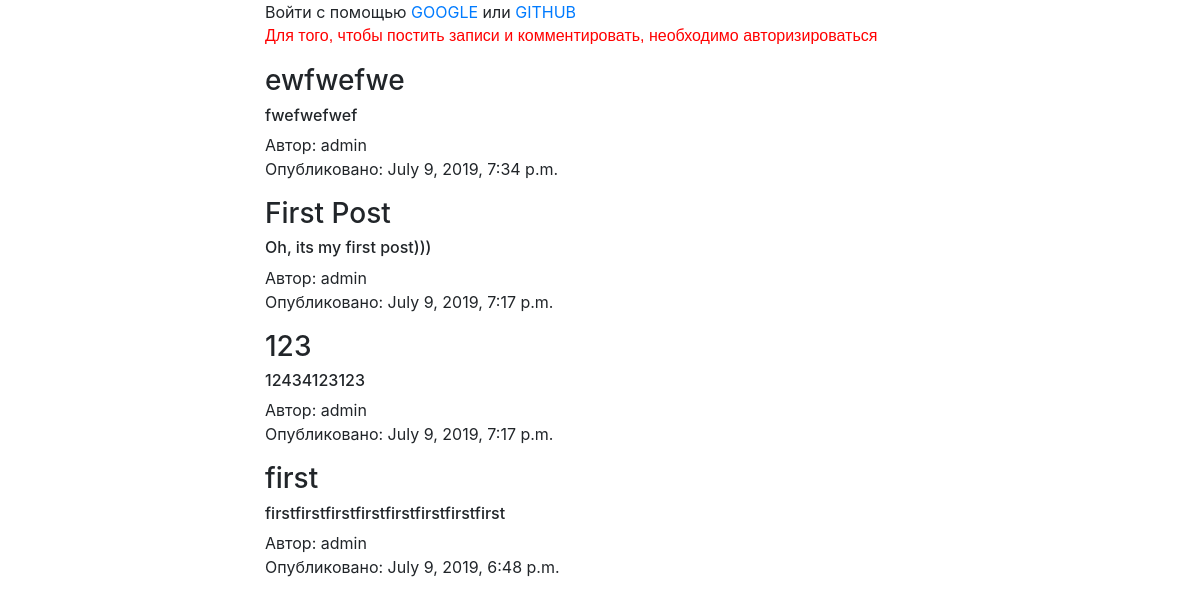
The page / on the database its author committed.
### post_comment/models.py (models this page shows, shortened)
class Post(models.Model):
	author=models.ForeignKey(User, on_delete=models.CASCADE)
	title=models.CharField(max_length=200)
	body=models.TextField()
	datetime=models.DateTimeField(auto_now_add=True)
	class Meta:
		ordering = ['-datetime']

### post_comment/views.py (the view)
# urls.py: path('', views.posts_list, name='posts_list'),
def posts_list(request):
	posts = Post.objects.all()
	form = PostForm()
	return render(request, 'blog/base.html', {'posts': posts, 'form':form})

### post_comment/templates/blog/base.html (shortened to what this page needs)
{% load static %}
<html lang="en">
<head>
    <link rel="stylesheet" href="https://stackpath.bootstrapcdn.com/bootstrap/4.3.1/css/bootstrap.min.css">
</head>
    <body>
<div class="container-fluid">
    <div class="row justify-content-center">
        <div class="col-7">
            <div class="row">
                <div class="col">
        {% if user.is_authenticated %}
             <p class="display-4">Привет, {{ user.username }} </p>
             <br>{{google.id}}
             <p>Если что, можешь <a href = "">выйти</a> отсюда </p>
                <div class="col">
                  {% if user.is_authenticated %}
                    {% for field in form %}
                        {% if forloop.first %}
                        <form action="{% url 'new_post' %}" method="post">
                        {% csrf_token %}
                        {% endif %}
                          <div class="form-group">
                            {% if field.errors %}
                              <div class="alert alert-danger">
                                {{ field.errors }}
                              </div>
                            {% endif %}
                            {{ field.label }}
                            {{ field }}
                          </div>
                          {% if forloop.last %}
                          <button type="submit" class="btn btn-primary">Отправить пост</button>
                          </form>
                          {% endif %}
                        {% endfor %}
                        {% endif %}
                </div>
<div class="">
    <hr><hr>
</div>
        {% else %}
             Войти с помощью <a href="{% url 'social:begin' 'google-oauth2' %}">GOOGLE</a> или <a href="{% url 'social:begin' 'github' %}">GITHUB</a>
             <p><font size="3" color="red" face="Arial">Для того, чтобы постить записи и комментировать, необходимо авторизироваться</font></p>
        {% endif %}
                </div> </div>
<div class="row">
    <div class="col">
    {% for post in posts %}
    <div >
    <h3> {{ post.title }} </h3>
    <h6> {{ post.body }} </h6>
            Автор: {{ post.author }}
            <p> Опубликовано: {{ post.datetime }}
{% endfor %}
    </div>
  </div>
</div>
</body>
</html>

### rows shown on the page
Post: title "ewfwefwe", body "fwefwefwef", author "admin", datetime "July 9, 2019, 7:34 p.m."
Post: title "First Post", body "Oh, its my first post)))", author "admin", datetime "July 9, 2019, 7:17 p.m."
Post: title "123", body "12434123123", author "admin", datetime "July 9, 2019, 7:17 p.m."
Post: title "first", body "firstfirstfirstfirstfirstfirstfirstfirst", author "admin", datetime "July 9, 2019, 6:48 p.m."
